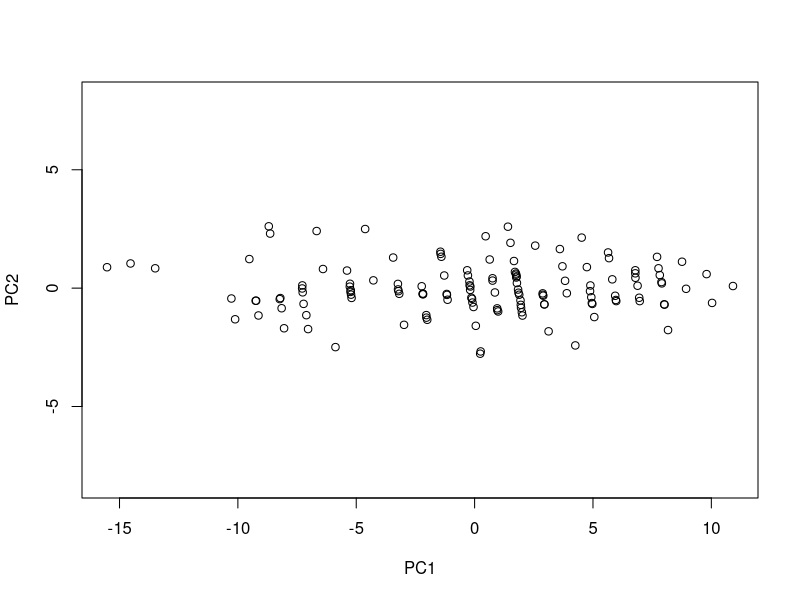
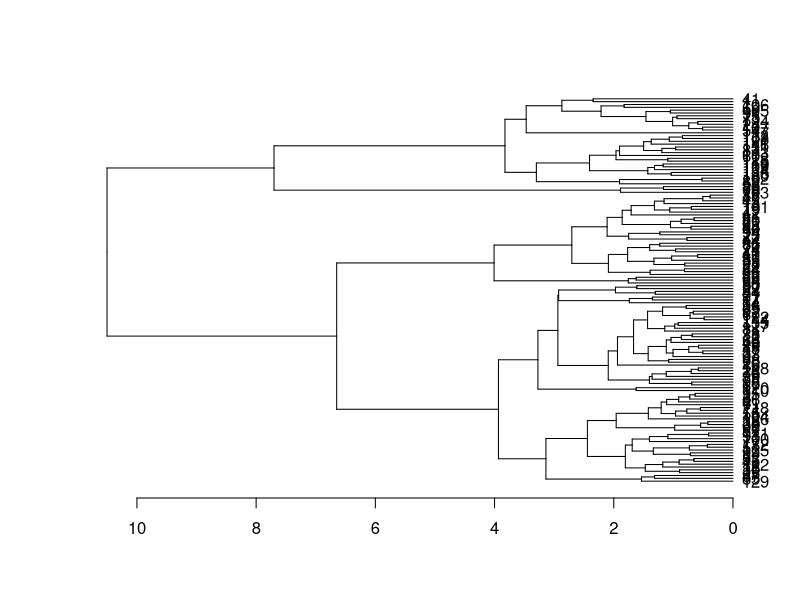
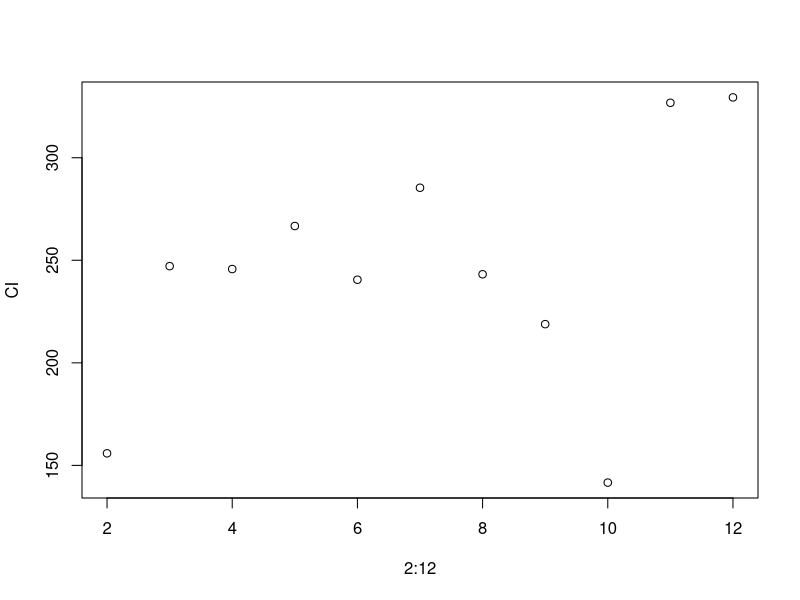
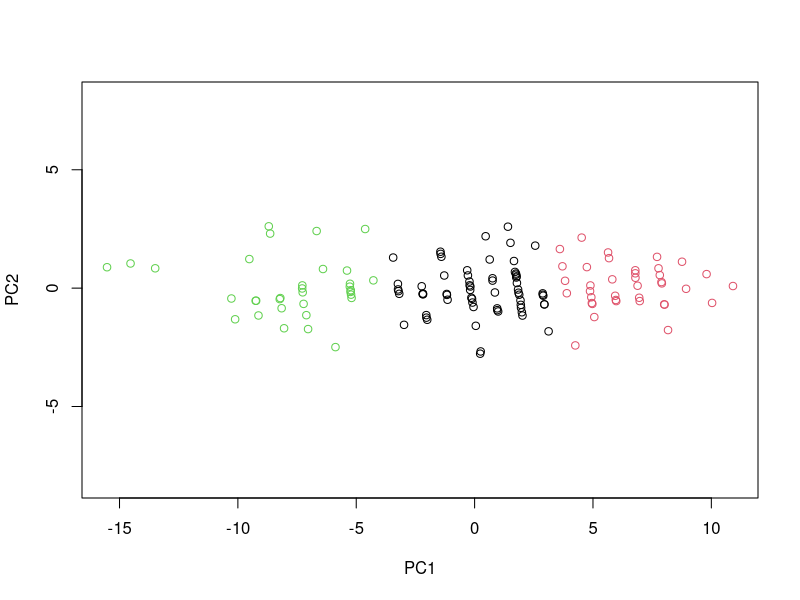

These figures' R source, in order:


####Chapter 9
library(fpc) #load library and data
dat1 <- read.csv("Homework/2/HW2.dat1.csv")

summary(princomp(dat1[, 4:9])) #summarize pc scores
var(dat1[, 4:9]) #check variances of original variables
PC.scores <- prcomp(dat1[, 4:9])$x #calculate pc scores for Y data and plot
plot(PC.scores, asp = 1)

##UPGMA
dist <- dist(PC.scores) #obtain distance matrix for PCs
upgma <- hclust(dist, method = "average") #UPGMA cluster analysis on distance matrix 
plot(as.dendrogram(upgma), horiz = TRUE, lwd = 4)  #plot cluster analysis dendrogram

#K-means
#Calculate Calinski-Harabasz index within:between group variance index for different number of clusters
CI <- array(dim = c(1, 10)) 
for(i in 2:12){
	kclusters <- kmeans(PC.scores, i)
	CI[i - 1] <- calinhara(dist, kclusters$cluster) 
}
plot(2:12, CI) #plot index for different number of clusters

plot(PC.scores[, 1:2], col = kmeans(PC.scores, 3)$cluster, asp = 1) #plot clusters on PCs
prcomp(dat1[, 4:9])$rotation #Check which linear combination of original varibales may help distinguish among groups

# Here we formed clusters based on the PCs of the original Y data in dataset 1. We note that the variance of Y1 is much larger than the variance of any of the other Y variables. Depending on the aim of the study, we might want to scale our variables, or not. However, we proceeded with cluster analysis on these data without scaling it. We then calculated distances between individuals and performed a UPGMA cluster analysis and formed a dendrogram. Visual examination of dendrogram shows that 2-5 clusters may be useful. We then calculated the Calinski Harabasz index for each step of the cluster analysis (2-12 clusters). This analysis showed that 3, 5, 6, and, particularly 8 clusters result in the highest within:between group variance. For simplicity, here we analyze the 3-cluster solution. Labeling points in PC space according to group membership in the 3-cluster solution shows that the difference between groups is well-summarized by differences in PC1, but not so well by differences in PC2. We found that this pattern is due to the fact that Y1 loads highly on PC1 whereas the rest of the variables do not. Therefore, PC1 is a contrast between Y1 and all other variables. In summary, the simplest interpretation of this dataset is that there are about 3 groups of observations in our data which are easily identifiable using PC1. Should we want to analyze this dataset while accounting for the large variance in Y1, we must simply rescale our original variables or even perform principal components analysis on the correlation matrix of our variables.
